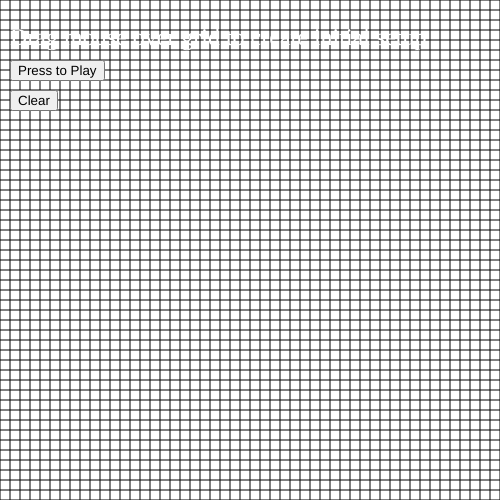
Frame 1 (no input)
Frame 60 (no input): identical to frame 1, image omitted
Frame 120 (the mouse pressed at the canvas centre since frame 60): identical to frame 1, image omitted

The p5.js sketch that drew this single still picture (run headless with seeded random() and noise() and a simulated clock; from frame 60 on, the mouse is pressed at the canvas centre):

// p5.js sketch
// ── sketch.js
var matrix = [];
var matrixTemp = [];
var cwidth = 500;
var cheight = 500;
var res = 10;
var startBtn;
var play = false;
var clearBtn;

function setup() {
  createCanvas(cwidth, cheight);
  background(255);

  createMatrix(cwidth, cheight, matrix);
  createMatrix(cwidth, cheight, matrixTemp);
  //Sample initial set up
  // for (var i = 0; i < 10; i++) {
  //   matrix[20 + i][25] = 1;
  // }
  for (var i = 0; i < cwidth / res; i++) {
    for (var j = 0; j < cheight / res; j++) {
      if (matrix[i][j] == 1) {

        fill(255, 0, 0);
        rect(i * res, j * res, res, res);
      } else {
        push();
        colorMode(HSB);
        fill((i + j)% 360, 100, 100);
        rect(i * res, j * res, res, res);
        pop();
      }
    }
  }

  var heading = createP('Drag mouse over grid to create initial setup');
  heading.style('color', '#ffffff');
  heading.position(10, 0);
  heading.style('font-family', 'Raleway');
  heading.style('font-weight', '200');
  heading.style('font-size', '24px');

  startBtn = createButton('Press to Play');
  startBtn.mousePressed(startGame);
  startBtn.position(10, 60);

  clearBtn = createButton('Clear');
  clearBtn.mousePressed(clearGame);
  clearBtn.position(10, 90);

  var credits = createA('http://www.bitstorm.org/gameoflife/', 'Credits: John Conway, Bitstorm');
  credits.style('color', '#ffffff');
  credits.position(10, windowHeight - 20);
  credits.style('font-family', 'Raleway');
  credits.style('font-weight', '200');
  credits.style('font-size', '12px');
}

function draw() {
  background(255);
  drawMatrix(cwidth, cheight);
  for (var i = 0; i < cwidth / res; i++) {
    for (var j = 0; j < cheight / res; j++) {
      if (matrix[i][j] == 1) {

        push();
        colorMode(HSB);
        fill((i + j) % 360, 100, 100);
        rect(i * res, j * res, res, res);
        pop();

      }
    }
  }
  if (play == true) {
    if (frameCount % 10 == 0) {
      game();
    }
  }
}

function createMatrix(x, y, m) {
  for (var i = 0; i < x; i++) {
    m[i] = new Array(y);
  }

  for (var i = 0; i < x; i++) {
    for (var j = 0; j < y; j++) {
      m[i][j] = 0;
    }
  }
}

function drawMatrix(x, y) {
  stroke(0);
  for (var i = 0; i < x; i++) {
    line(0, i * res, x, i * res);
    line(i * res, 0, i * res, y);
  }
}

function replaceMatrix(matrix, matrixTemp) {
  for (var i = 0; i < cwidth / res; i++) {
    for (var j = 0; j < cheight / res; j++) {
      matrix[i][j] = matrixTemp[i][j];
    }
  }
}

function startGame() {
  play = !play;
  //print(play);
  //print(startBtn.value());
  if (play == true) {
    startBtn.html('Press to Pause');
  } else if (play == false) {
    startBtn.html('Press to Play');
  }

}

function game() {
  for (var i = 1; i < cwidth / res; i++) {
    for (var j = 1; j < cheight / res; j++) {
      count = 0;
      for (var a = -1; a < 2; a++) {
        for (var b = -1; b < 2; b++) {
          count = count + matrix[i + a][j + b];
        }
      }
      if (matrix[i][j] == 0 && count == 3) {
        matrixTemp[i][j] = 1;
      } else if (matrix[i][j] == 1 && count < 3) {
        matrixTemp[i][j] = 0;
      } else if (matrix[i][j] == 1 && count > 4) {
        matrixTemp[i][j] = 0;
      } else {
        matrixTemp[i][j] = matrix[i][j];
      }
    }
  }
  replaceMatrix(matrix, matrixTemp)
}

function mouseDragged() {
  //print(mouseX + ',' + mouseY);
  var xGrid = floor(mouseX / res);
  var yGrid = floor(mouseY / res);
  matrix[xGrid][yGrid] = 1;
}

function clearGame() {
  for (var i = 0; i < cwidth / res; i++) {
    for (var j = 0; j < cheight / res; j++) {
      matrix[i][j] = 0;
    }
  }
}
